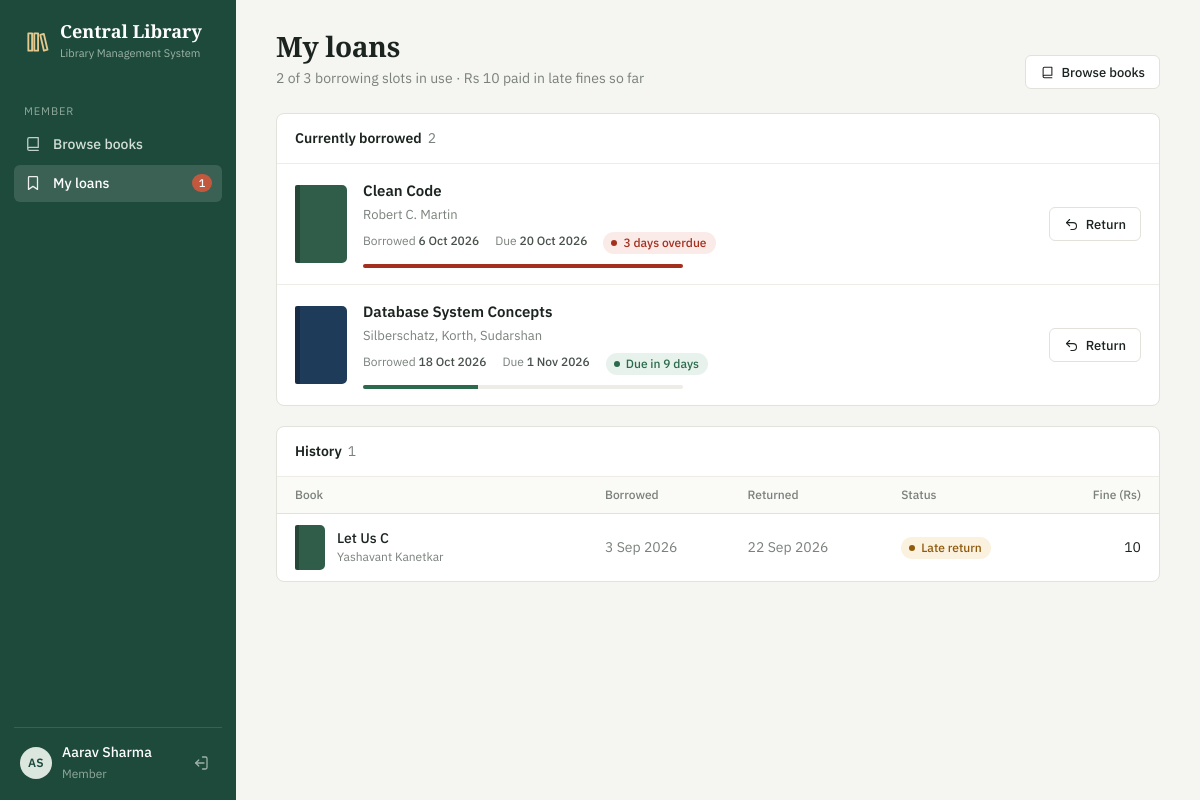
Screenshot of /my-loans (signed in) with the database file from the repository.
### tables this page shows
CREATE TABLE issues (
    issue_id    INTEGER PRIMARY KEY AUTOINCREMENT,
    user_id     INTEGER NOT NULL REFERENCES users(user_id) ON DELETE CASCADE,
    book_id     INTEGER NOT NULL REFERENCES books(book_id) ON DELETE CASCADE,
    issue_date  TEXT    NOT NULL,
    due_date    TEXT    NOT NULL,
    return_date TEXT,
    fine        INTEGER NOT NULL DEFAULT 0 CHECK (fine >= 0),
    CHECK (due_date >= issue_date)
);

CREATE TABLE books (
    book_id    INTEGER PRIMARY KEY AUTOINCREMENT,
    title      TEXT    NOT NULL,
    author     TEXT    NOT NULL,
    category   TEXT,
    isbn       TEXT    UNIQUE,
    year       INTEGER CHECK (year BETWEEN 1450 AND 2100),
    copies     INTEGER NOT NULL DEFAULT 1 CHECK (copies >= 0)
);

### app.py (the view)
@app.route("/my-loans")
@login_required("user")
def my_loans():
    rows = query("""SELECT i.*, b.title, b.author FROM issues i JOIN books b USING(book_id)
                    WHERE i.user_id=? ORDER BY i.return_date IS NOT NULL, CASE WHEN i.return_date IS NULL THEN i.due_date END, i.return_date DESC""",
                 (session["uid"],))
    active = [r for r in rows if not r["return_date"]]
    history = [r for r in rows if r["return_date"]]
    fines = sum(r["fine"] for r in rows)
    return render_template("member/loans.html", active=active, history=history, fines=fines)

### app.py (called while the page is built)
def db():
    if "db" not in g:
        g.db = sqlite3.connect(DB)
        g.db.row_factory = sqlite3.Row
        g.db.execute("PRAGMA foreign_keys = ON")
    return g.db

def query(sql, args=(), one=False):
    rows = db().execute(sql, args).fetchall()
    return (rows[0] if rows else None) if one else rows

def scalar(sql, args=()):
    return db().execute(sql, args).fetchone()[0]

def today():
    return date.today().isoformat()

@app.template_filter("cover")
def cover(book_id):
    return COVERS[int(book_id) % len(COVERS)]

@app.template_filter("nice")
def nice(s):
    if not s:
        return "—"
    d = date.fromisoformat(s) if isinstance(s, str) else s
    return f"{d.day} {d:%b %Y}"

@app.template_filter("initials")
def initials(name):
    return "".join(p[0] for p in name.split()[:2]).upper()

@app.template_filter("loan_state")
def loan_state(i):
    if i["return_date"]:
        return ("Late return", "warn") if i["fine"] else ("Returned", "muted")
    days = (date.fromisoformat(i["due_date"]) - date.today()).days
    if days < 0:
        return (f"{-days} day{'s' if days != -1 else ''} overdue", "danger")
    if days == 0:
        return ("Due today", "warn")
    if days <= 3:
        return (f"Due in {days} day{'s' if days != 1 else ''}", "warn")
    return (f"Due in {days} days", "ok")

@app.template_filter("loan_progress")
def loan_progress(i):
    start, due = date.fromisoformat(i["issue_date"]), date.fromisoformat(i["due_date"])
    span = max((due - start).days, 1)
    return min(100, max(4, round((date.today() - start).days / span * 100)))

@app.context_processor
def globals_():
    nav_overdue = 0
    if "uid" in session:
        sql = "SELECT COUNT(*) FROM issues WHERE return_date IS NULL AND due_date < ?"
        args = [today()]
        if session["role"] != "admin":
            sql += " AND user_id = ?"
            args.append(session["uid"])
        nav_overdue = scalar(sql, args)
    return dict(today=today(), FINE_PER_DAY=FINE_PER_DAY, LOAN_DAYS=LOAN_DAYS, MAX_LOANS=MAX_LOANS,
                nav_overdue=nav_overdue)

def login_required(role=None):
    def deco(f):
        @wraps(f)
        def wrapper(*a, **kw):
            if "uid" not in session:
                return redirect(url_for("login"))
            if role and session["role"] != role:
                abort(403)
            return f(*a, **kw)
        return wrapper
    return deco

### templates/member/loans.html (shortened to what this page needs)
{% extends "app.html" %}
{% import "macros.html" as ui %}
{% block content %}
<div class="page-head">
  <div><h1>My loans</h1><p>{{ active|length }} of {{ MAX_LOANS }} borrowing slots in use · Rs {{ fines }} paid in late fines so far</p></div>
  <a class="btn" href="{{ url_for('catalogue') }}">{{ ui.icon('book') }}Browse books</a>
</div>
<section class="panel">
  <div class="panel-head"><h2>Currently borrowed<span>{{ active|length }}</span></h2></div>
  {% for i in active %}
  {% set s = i|loan_state %}
  <div class="loan-card">
    {{ ui.cover(i) }}
    <div>
      <h3>{{ i.title }}</h3>
      <p>{{ i.author }}</p>
      <div class="dates"><span>Borrowed <b>{{ i.issue_date|nice }}</b></span><span>Due <b>{{ i.due_date|nice }}</b></span>{{ ui.state(i) }}</div>
      <div class="progress {{ s[1] }}"><i style="width:{{ i|loan_progress }}%"></i></div>
    </div>
    <form method="post" action="{{ url_for('member_return', issue_id=i.issue_id) }}"><button class="btn">{{ ui.icon('return') }}Return</button></form>
  </div>
  {% else %}
  {{ ui.empty('You have no books right now', 'Find something to read in the catalogue.', 'bookmark') }}
  {% endfor %}
</section>
<section class="panel">
  <div class="panel-head"><h2>History<span>{{ history|length }}</span></h2></div>
  {% if history %}
  <div class="table-wrap"><table class="table">
    <thead><tr><th>Book</th><th>Borrowed</th><th>Returned</th><th>Status</th><th class="num">Fine (Rs)</th></tr></thead>
    <tbody>
    {% for i in history %}
      <tr>
        <td><div class="book-cell">{{ ui.cover(i, 'sm') }}<span><b>{{ i.title }}</b><small>{{ i.author }}</small></span></div></td>
        <td class="dim nowrap">{{ i.issue_date|nice }}</td>
        <td class="dim nowrap">{{ i.return_date|nice }}</td>
        <td>{{ ui.state(i) }}</td>
        <td class="num">{{ i.fine }}</td>
      </tr>
    {% endfor %}
    </tbody>
  </table></div>
  {% else %}{{ ui.empty('No past loans yet') }}{% endif %}
</section>
{% endblock %}

### templates/macros.html (shortened to what this page needs)
{% macro icon(name) -%}
<svg viewBox="0 0 24 24" fill="none" stroke="currentColor" stroke-width="1.7" stroke-linecap="round" stroke-linejoin="round" aria-hidden="true">{{ ICONS[name]|safe }}</svg>
{%- endmacro %}
{% macro cover(b, size='') -%}
<div class="cover {{ size }}" style="--c: {{ b.book_id|cover }}"><span class="cover-t">{{ b.title }}</span><span class="cover-a">{{ (b.author or '').split(',')[0] }}</span></div>
{%- endmacro %}
{% macro state(i) -%}
{% set s = i|loan_state %}<span class="badge {{ s[1] }}">{{ s[0] }}</span>
{%- endmacro %}

### rows the page displays
issues: title "Clean Code", author "Robert C. Martin", issue_date|nice "6 Oct 2026", due_date|nice "20 Oct 2026", s "3 days overdue", {{ i|loan_progress }} 100 (drawn)
issues: title "Database System Concepts", author "Silberschatz, Korth, Sudarshan", issue_date|nice "18 Oct 2026", due_date|nice "1 Nov 2026", s "Due in 9 days", {{ i|loan_progress }} 36 (drawn)
issues: title "Let Us C", author "Yashavant Kanetkar", issue_date|nice "3 Sep 2026", return_date|nice "22 Sep 2026", s "Late return", fine "10"

### other values shown
{{ nav_overdue }} "1"
{{ session.name|initials }} "AS"
{{ session.name }} "Aarav Sharma"
{{ 'Librarian' if session.role == 'admin' else 'Member' }} "Member"
{{ active|length }} "2"
{{ MAX_LOANS }} "3"
{{ fines }} "10"
{{ history|length }} "1"
